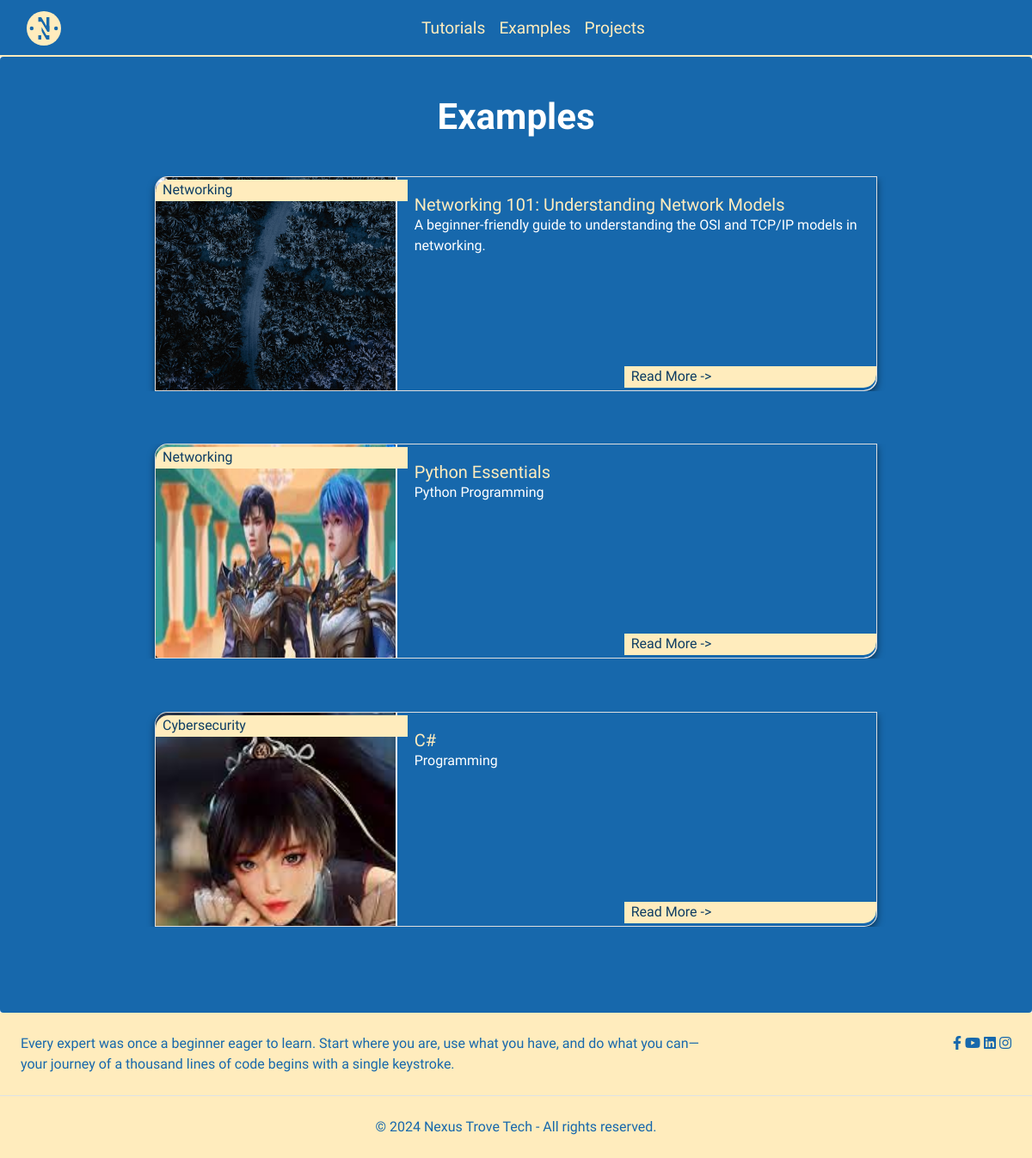
Screenshot of /categories/Examples with the database file from the repository.
### app.py (models this page shows, shortened)
class Category(db.Model):
    __tablename__ = 'category'
    CategoryID = db.Column(db.Integer, primary_key=True)
    CategoryName = db.Column(db.String, nullable=False)
    CategoryDesc = db.Column(db.String, nullable=False)
    posts = db.relationship('Post', backref='category', lazy=True)

class Tag(db.Model):
    __tablename__ = 'tag'
    TagID = db.Column(db.Integer, primary_key=True)
    TagName = db.Column(db.String(30))

class Post(db.Model):
    __tablename__ = 'post'
    PostID = db.Column(db.Integer, primary_key=True)
    Title = db.Column(db.String, nullable=False)
    images = db.relationship('Image', backref='post', lazy=True)
    Description = db.Column(db.String, nullable=False)
    Content = db.Column(db.Text, nullable=False)
    CategoryID = db.Column(db.Integer, db.ForeignKey('category.CategoryID'), nullable=False)
    TagID = db.Column(db.Integer, db.ForeignKey('tag.TagID'), nullable=False)
    DateCreated = db.Column(db.DateTime, default=datetime.datetime.utcnow)
    LastModified= db.Column(db.DateTime, onupdate=datetime.datetime.utcnow)
    ReadTime = db.Column(db.Integer)  # Assuming ReadTime is in minutes
    images = db.relationship('Image', backref='post', lazy='dynamic')
    tag = db.relationship('Tag', backref='posts')

class Image(db.Model):
    __tablename__ = 'image'
    ImageID = db.Column(db.Integer, primary_key=True)
    PostID = db.Column(db.Integer, db.ForeignKey('post.PostID'))
    ImagePath = db.Column(db.Text)
    Caption = db.Column(db.String(60))
    AltText = db.Column(db.String(60))

### app.py (the view)
@app.route('/categories/<category_name>')
def category_posts(category_name):
    category = Category.query.filter_by(CategoryName=category_name).first()
    if not category:
        return "Category not found", 404
    posts = Post.query.filter_by(CategoryID=category.CategoryID).all()
    post_data = []
    for post in posts:
        tag = Tag.query.filter_by(TagID=post.TagID).first()
        images = Image.query.filter_by(PostID=post.PostID).all()
        post_data.append({'post': post, 'tag': tag, 'image': images})
    category_posts = {category_name: post_data}
    return render_template('categories.html', category_posts=category_posts)

### templates/categories.html (shortened to what this page needs)
<!DOCTYPE html>
<html lang="en">
<head>
</head>
{% extends 'base.html' %}
{% block content %}
<div class="container" style="padding-top: 1cm; padding-bottom: 1cm;">
    {% for category, posts in category_posts.items() %}
    {% if not title %}
    <p style="text-align: center; font-size:42px; color: white; font-weight: bold; padding-bottom: 1cm;">
        {{ category }}
    </p>
{% endif %}
        <div class="row">
            {% for post in posts %}
                <div class="col-12 mb-4 px-2">
                    <div class="category-card">
                        {% include 'category.html' %}
                    </div>
                </div>
            {% endfor %}
        {% endfor %}
        </div>
</div>
{% endblock %}

### templates/category.html (shortened to what this page needs)
<!DOCTYPE html>
<html lang="en">
<head>
</head>
<body>
    <div class="card">
        <div class="red-bar top-bar">
            <p>{% if category.CategoryID %}
                {{ category.CategoryName }}
            {% else %}
                {{ post.tag.TagName }}
            {% endif %}</p>
        </div>
        <div class="grid-container-element">
            <div class="card-image " >
                {% if post.image%}
                    <img src="{{ url_for('static', filename= post.image[0].ImagePath) }}" alt="{{ post.image[0].AltText }}" class="rounded shadow-xl mb-6" style="height: 100%; width: 100%;">
                {% else %}
                    <img src="{{ url_for('static', filename='assets/img/tang.jpg') }}" alt="Default Image" class="rounded shadow-xl mb-6" style="height: 100%; width: 100%;">
                {% endif %}
            </div>
            <div class="card-body">
                <h2 class="card-title">{{ post.post.Title }}</h2>
                {% set num = post.post.Description| length %}
                <p> {% if num > 100 %}
                    {{ post.post.Description[:100] }}...
                    {% else %}
                    {{ post.post.Description[:100] }}
                {% endif %}</p>
            </div>
        </div>
        <div class="red-bar bottom-bar">
            <p>
                <a href="{{ url_for('post', post_id=post.post.PostID) }}">
                    Read More -> </a>
                </p>
            </div>
    </div>
</body>
</html>

### templates/base.html (style rules this page uses)
body { color: bisque; margin: 0; font-family: 'Vesper Libre', serif; }

### templates/category.html (style rules this page uses)
.card { max-width: 100%; width: 70vw; min-height: 150px; height: 250px; max-height: 500px; position: relative; box-shadow: 0 4px 8px rgba(0, 0, 0, 0.5); font-family: 'Taviraj', serif; border-radius: 15px 0 15px 0; overflow: hidden; margin: auto; }
.card-image { background-image: url('static/img/dark.jpg'); background-size: cover; background-position: center; height: 100%; max-width: 100%; border-top-left-radius: 15px; }
.red-bar { background-color: #ffecbd; height: 20px; width: 35%; position: absolute; color: #0e3d63; font-size: 16px; padding-left: 8px; padding-bottom: 25px; border-radius: 15px 0 0 0; }
.top-bar { top: 3px; left: 0; }
.bottom-bar { bottom: 3px; right: 0; border-radius: 0 0 15px 0; }
.bottom-bar a { color: inherit; text-decoration: none; }
.card-title { font-family: 'Vesper Libre', serif; color: #ffecbd; margin: 0; font-size: 20px; padding-top: 20px; }
.card-body { background: #1768AC; padding: 0 20px; color: white; border-bottom-right-radius: 15px; }
.grid-container-element { display: grid; grid-template-columns: 1fr 2fr; grid-gap: 2px; width: 100%; height: 100%; }
p { margin: 0; }

### templates/categories.html (style rules this page uses)
.category-card { margin-bottom: 1cm; max-height: 400px; overflow: hidden; }

### rows the page displays
Category: CategoryName "Examples", ImagePath (picture)
Tag: tag.TagName "Networking" "Networking"
Post: post.Title "Networking 101: Understanding Network Models", post "A beginner-friendly guide to understanding the OSI and TCP/IP models in networking."
Post: post.Title "Python Essentials", post "Python Programming"
Tag: tag.TagName "Cybersecurity"
Post: post.Title "C#", post "Programming"
